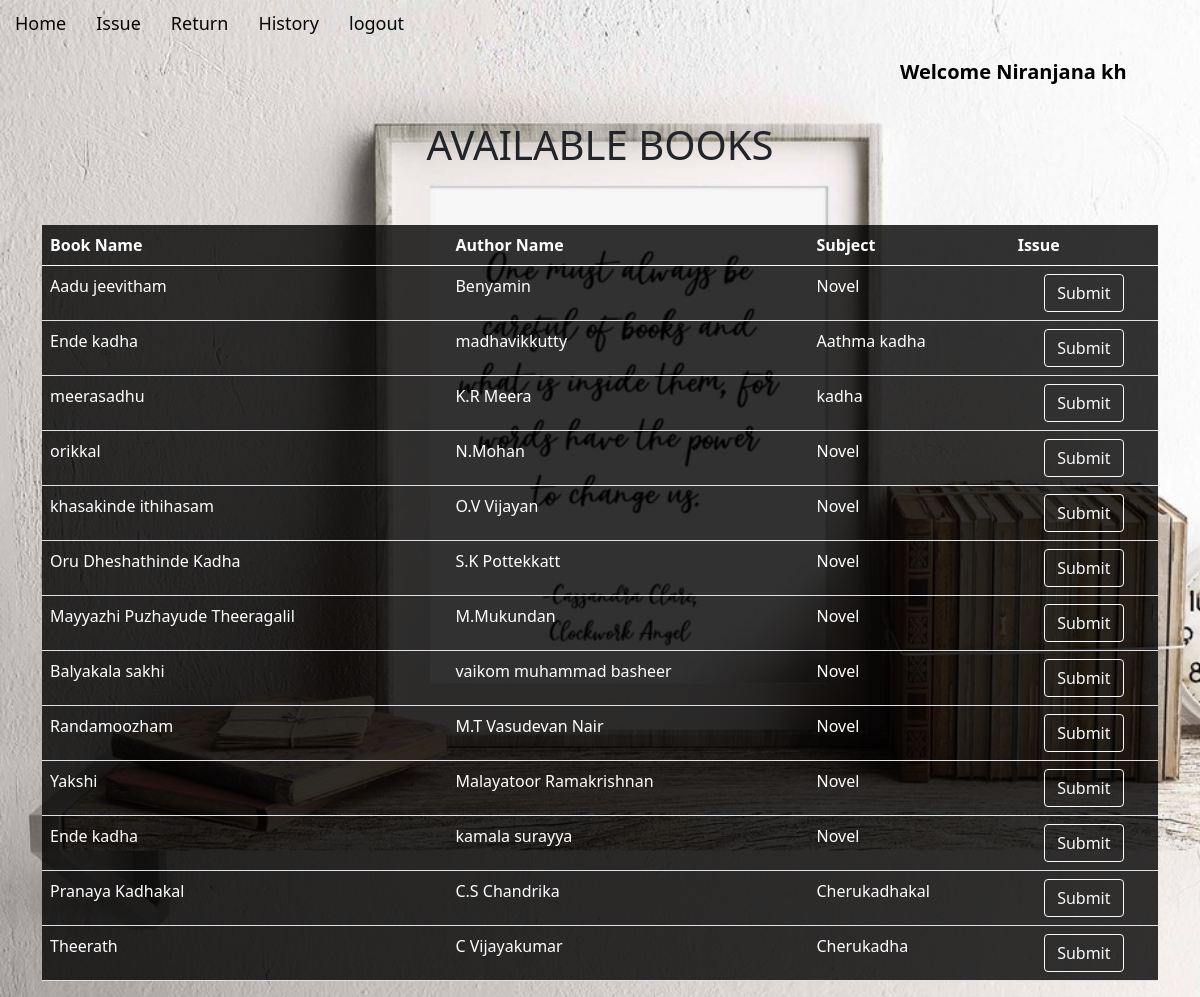
The app's page /issue/ (signed in) with its own data.
### app/models.py (models this page shows, shortened)
class Book(models.Model):
    book_name = models.CharField(max_length=150)
    author_name = models.CharField(max_length=200)
    quantity = models.IntegerField(default=1)
    subject = models.CharField(max_length=2000)
    book_add_time = models.TimeField(default=timezone.now)
    book_add_date = models.DateField(default=timezone.now)
    class Meta:
        unique_together = ('book_name', 'author_name')

### app/views.py (the view, shortened to what this page needs)
# urls.py: path('issue/',views.issue,name='issue'),
@login_required(login_url='loginn')
def issue(request):
    my_items = IssuedItem.objects.filter(user_id=request.user,return_date__isnull=True).values_list('book_id')
    books = Book.objects.exclude(id__in=my_items).filter(quantity__gt=0)
    return render(request,'issued_item.html',{'books':books})

### app/templates/issued_item.html (shortened to what this page needs)
{% extends 'base.html' %}
{% load static %}
{% block content %}
<br>
<div style="text-align: center;">
    <h1>AVAILABLE BOOKS</h1>
    <br>
</div>
<br>
<div class="container" >
    <table class="table" style="background-color: rgba(0, 0, 0, 0.8); color:white;">
      <thead class="thead-dark">
        <tr>
          <th class="" scope="col">Book Name</th>
          <th class="" scope="col">Author Name</th>
          <th class="" scope="col">Subject</th>
          <th class="" scope="col">Issue</th>
        </tr>
      </thead>
      <tbody id="table_data">
        {% for book in books %}
        <tr>
          <td>{{book.book_name}}</td>
          <td>{{book.author_name}}</td>
          <td>{{book.subject}}</td>
          <td>
            <div style="text-align: center;">
              <form  method="post">
                <input type="submit" class="btn btn-outline-light" >
              </form>
            </div>
          </td>
        </tr>
        {% endfor %}
      </tbody>
    </table>
 </div>
 {% endblock %}

### app/templates/base.html (shortened to what this page needs)
{% load static %}
<!DOCTYPE html>
<html lang="en">
<head>
  <link href="https://cdn.jsdelivr.net/npm/bootstrap@5.0.2/dist/css/bootstrap.min.css" rel="stylesheet"
>
  <link rel="stylesheet" href="{% static 'css/base.css' %}">
</head>
<body>
  <ul class="nav">
    {% if not user.is_authenticated %}
    <li class="nav-item">
      <a class="nav-link" href="{% url 'signUp' %}">signup</a>
    </li>
    <li class="nav-item">
      <a class="nav-link" href="{% url 'loginn' %}">login</a>
    </li>
    {% else %}
    <li class="nav-item">
      <a class="nav-link" href="/">Home</a>
    </li>
    <li class="nav-item">
      <a class="nav-link" href="{% url 'issue' %}">Issue</a>
    </li>
    <li class="nav-item">
      <a class="nav-link" href="{% url 'return' %}">Return</a>
    </li>
    <li class="nav-item">
      <a class="nav-link" href="{% url 'history' %}">History</a>
    </li>
    <li class="nav-item">
      <a class="nav-link " href="{% url 'logout1' %}">logout</a>
    </li>
    <li class="nav justify-content-end">
      {% if user.is_authenticated %}
        <a class="navbar-brand" style="color: rgb(0, 0, 0);  padding: 10px 15px;padding-left: 900px; font-size: 20px;"><b>Welcome {{user}}</b></a>
      {% endif %}
    </li>
    {% endif %}
  </ul>
  {% block content %}{% endblock %}
</body>
</html>

### app/static/css/base.css (style rules this page uses)
body { background-image: url('../images/base1.jpg'); background-size: cover; }
.nav-link { color: rgb(5, 5, 5); font-size: large; text-decoration: none; padding: 10px 15px; border-radius: 5px; transition: background-color 0.3s ease; }

### records on screen
Book: book_name "Aadu jeevitham", author_name "Benyamin", subject "Novel"
Book: book_name "Ende kadha", author_name "madhavikkutty", subject "Aathma kadha"
Book: book_name "meerasadhu", author_name "K.R Meera", subject "kadha"
Book: book_name "orikkal", author_name "N.Mohan", subject "Novel"
Book: book_name "khasakinde ithihasam", author_name "O.V Vijayan", subject "Novel"
Book: book_name "Oru Dheshathinde Kadha", author_name "S.K Pottekkatt", subject "Novel"
Book: book_name "Mayyazhi Puzhayude Theeragalil", author_name "M.Mukundan", subject "Novel"
Book: book_name "Balyakala sakhi", author_name "vaikom muhammad basheer", subject "Novel"
Book: book_name "Randamoozham", author_name "M.T Vasudevan Nair", subject "Novel"
Book: book_name "Yakshi", author_name "Malayatoor Ramakrishnan", subject "Novel"
Book: book_name "Ende kadha", author_name "kamala surayya", subject "Novel"
Book: book_name "Pranaya Kadhakal", author_name "C.S Chandrika", subject "Cherukadhakal"
Book: book_name "Theerath", author_name "C Vijayakumar", subject "Cherukadha"

### other values on screen
{{ user }} "Niranjana kh"
